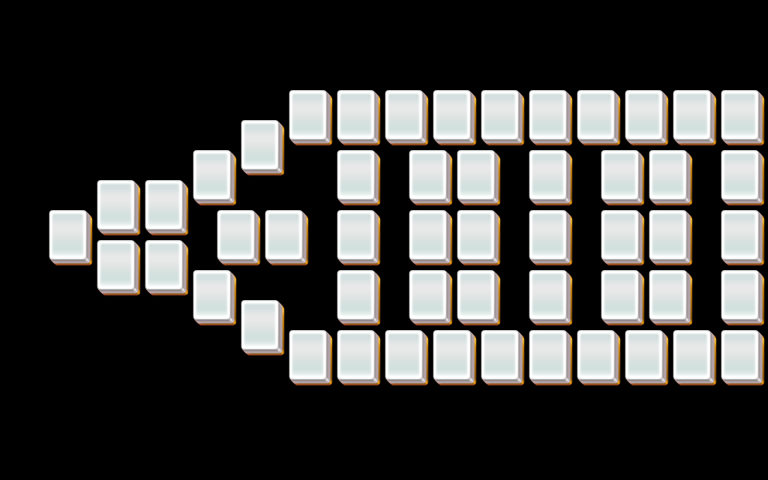

A level layout from a 2D game, rendered from its tile map. Below: a short description, then the map file with tile-grid data replaced by summaries:
An orthogonal 32x16 tile map with 24x30 px tiles, 3 tile layers (layer1, layer2, layer3).

<map version="1.0" orientation="orthogonal" width="32" height="16" tilewidth="24" tileheight="30">
 <properties>
  <property name="species" value="15" />
 </properties>
 <tileset firstgid="1" name="mahjong" tilewidth="48" tileheight="60">
  <image source="mahjong.png" />
 </tileset>
 <layer name="layer1" width="32" height="16">
  <data>[512 cells, 52 non-empty, 1 distinct tile ids]</data>
 </layer>
 <layer name="layer2" width="32" height="16">
  <data>[512 cells, 52 non-empty, 1 distinct tile ids]</data>
 </layer>
 <layer name="layer3" width="32" height="16">
  <data>[512 cells, 52 non-empty, 1 distinct tile ids]</data>
 </layer>
</map>
